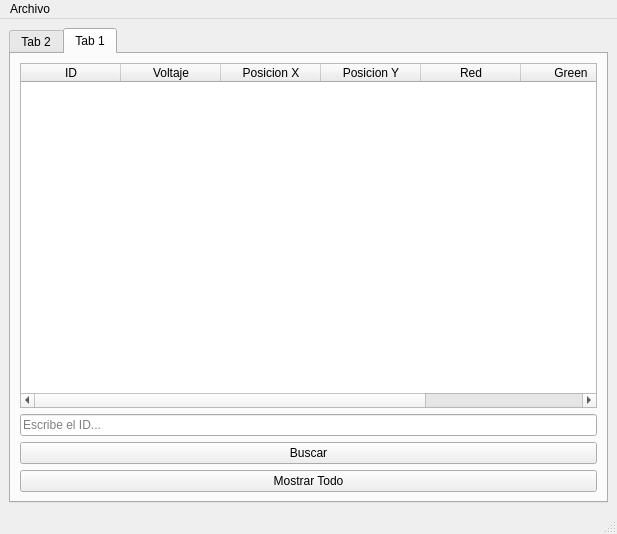
<?xml version="1.0" encoding="UTF-8"?>
<ui version="4.0">
 <class>MainWindow</class>
 <widget class="QMainWindow" name="MainWindow">
  <property name="geometry">
   <rect>
    <x>0</x>
    <y>0</y>
    <width>617</width>
    <height>534</height>
   </rect>
  </property>
  <property name="windowTitle">
   <string>MainWindow</string>
  </property>
  <widget class="QWidget" name="centralwidget">
   <layout class="QGridLayout" name="gridLayout">
    <item row="2" column="1">
     <widget class="QTabWidget" name="tabWidget">
      <property name="currentIndex">
       <number>1</number>
      </property>
      <widget class="QWidget" name="tab_2">
       <attribute name="title">
        <string>Tab 2</string>
       </attribute>
       <layout class="QGridLayout" name="gridLayout_2">
        <item row="13" column="2">
         <widget class="QPushButton" name="pushButton_3">
          <property name="text">
           <string>AgregarFinal</string>
          </property>
         </widget>
        </item>
        <item row="13" column="1">
         <widget class="QPushButton" name="pushButton">
          <property name="text">
           <string>AgregarInicio</string>
          </property>
         </widget>
        </item>
        <item row="3" column="0">
         <widget class="QLineEdit" name="lineEdit_2"/>
        </item>
        <item row="10" column="0">
         <widget class="QLabel" name="label_7">
          <property name="text">
           <string>Green</string>
          </property>
         </widget>
        </item>
        <item row="8" column="0">
         <widget class="QLabel" name="label_5">
          <property name="text">
           <string>Red</string>
          </property>
         </widget>
        </item>
        <item row="13" column="0">
         <widget class="QLineEdit" name="lineEdit_6"/>
        </item>
        <item row="11" column="0">
         <widget class="QLineEdit" name="lineEdit_7"/>
        </item>
        <item row="2" column="0">
         <widget class="QLabel" name="label_2">
          <property name="text">
           <string>Voltaje</string>
          </property>
         </widget>
        </item>
        <item row="6" column="0">
         <widget class="QLabel" name="label_4">
          <property name="text">
           <string>Posicion Y</string>
          </property>
         </widget>
        </item>
        <item row="12" column="0">
         <widget class="QLabel" name="label_6">
          <property name="text">
           <string>Blue</string>
          </property>
         </widget>
        </item>
        <item row="9" column="0">
         <widget class="QLineEdit" name="lineEdit_5"/>
        </item>
        <item row="1" column="1" rowspan="10" colspan="3">
         <widget class="QPlainTextEdit" name="plainTextEdit"/>
        </item>
        <item row="4" column="0">
         <widget class="QLabel" name="label_3">
          <property name="text">
           <string>Posicion X</string>
          </property>
         </widget>
        </item>
        <item row="1" column="0">
         <widget class="QLineEdit" name="lineEdit"/>
        </item>
        <item row="5" column="0">
         <widget class="QLineEdit" name="lineEdit_3"/>
        </item>
        <item row="13" column="3">
         <widget class="QPushButton" name="pushButton_2">
          <property name="text">
           <string>Mostrar</string>
          </property>
         </widget>
        </item>
        <item row="7" column="0">
         <widget class="QLineEdit" name="lineEdit_4"/>
        </item>
        <item row="0" column="0">
         <widget class="QLabel" name="label">
          <property name="text">
           <string>ID</string>
          </property>
         </widget>
        </item>
       </layout>
      </widget>
      <widget class="QWidget" name="tab">
       <attribute name="title">
        <string>Tab 1</string>
       </attribute>
       <layout class="QGridLayout" name="gridLayout_3">
        <item row="0" column="0">
         <widget class="QTableWidget" name="tableWidget">
          <column>
           <property name="text">
            <string>ID</string>
           </property>
          </column>
          <column>
           <property name="text">
            <string>Voltaje</string>
           </property>
          </column>
          <column>
           <property name="text">
            <string>Posicion X</string>
           </property>
          </column>
          <column>
           <property name="text">
            <string>Posicion Y</string>
           </property>
          </column>
          <column>
           <property name="text">
            <string>Red</string>
           </property>
          </column>
          <column>
           <property name="text">
            <string>Green</string>
           </property>
          </column>
          <column>
           <property name="text">
            <string>Blue</string>
           </property>
          </column>
         </widget>
        </item>
        <item row="2" column="0">
         <widget class="QLineEdit" name="lineEdit_8">
          <property name="contextMenuPolicy">
           <enum>Qt::DefaultContextMenu</enum>
          </property>
          <property name="inputMask">
           <string/>
          </property>
          <property name="text">
           <string/>
          </property>
          <property name="maxLength">
           <number>32767</number>
          </property>
          <property name="placeholderText">
           <string>Escribe el ID...</string>
          </property>
         </widget>
        </item>
        <item row="4" column="0">
         <widget class="QPushButton" name="pushButton_5">
          <property name="text">
           <string>Mostrar Todo</string>
          </property>
         </widget>
        </item>
        <item row="3" column="0">
         <widget class="QPushButton" name="pushButton_4">
          <property name="text">
           <string>Buscar</string>
          </property>
         </widget>
        </item>
       </layout>
      </widget>
     </widget>
    </item>
   </layout>
  </widget>
  <widget class="QMenuBar" name="menubar">
   <property name="geometry">
    <rect>
     <x>0</x>
     <y>0</y>
     <width>617</width>
     <height>25</height>
    </rect>
   </property>
   <widget class="QMenu" name="menuArchivo">
    <property name="title">
     <string>Archivo</string>
    </property>
    <addaction name="actionOpen"/>
    <addaction name="actionSave"/>
   </widget>
   <addaction name="menuArchivo"/>
  </widget>
  <widget class="QStatusBar" name="statusbar"/>
  <action name="actionOpen">
   <property name="text">
    <string>Open</string>
   </property>
  </action>
  <action name="actionSave">
   <property name="text">
    <string>Save</string>
   </property>
  </action>
 </widget>
 <resources/>
 <connections/>
</ui>
